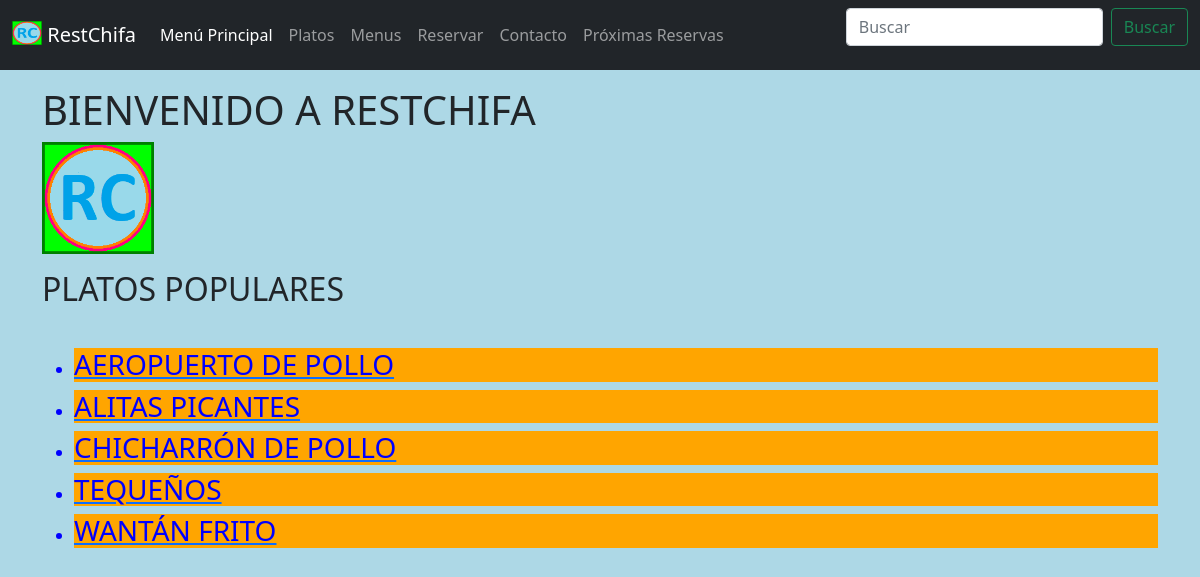
Page /restChifa/ on the committed database.
### restChifa/models.py (models this page shows, shortened)
class Dish(models.Model):
    pk_name = models.CharField(primary_key=True, max_length=200, blank = False, null = False)
    fk_type = models.ForeignKey(Dish_type, on_delete=models.CASCADE)
    fk_category = models.ForeignKey(Dish_category, on_delete=models.CASCADE)
    price = models.DecimalField(max_digits=10, decimal_places=2, blank = False, null = False)
    description = models.CharField(max_length=200)
    src_photo = models.ImageField(default='no_image.jpg')
    popular = models.IntegerField(default=0)
    class Meta:
        verbose_name_plural = "Dishes"

### restChifa/views.py (the view)
# urls.py: path('', views.index, name='index'),
def index(request):
    page_object = Common.get_paginator(request, Dish.objects.all().order_by('-popular', 'pk_name'))
    nav_index_active = "active"
    context = {
        "page_object": page_object,
        "nav_index_active": nav_index_active
        }
    return render(request, 'restChifa/index.html', context)

### restChifa/common.py (called while the page is built)
    def get_paginator(request, model, per_page=settings.PAGINATOR_PER_PAGE): #settings.PAGINATOR_PER_PAGE
        if request is None or model is None:
            return False
        return Paginator(model, per_page).get_page(request.GET.get("page"))

### restChifa/templates/restChifa/index.html (shortened to what this page needs)
{% include 'restChifa/navegation.html' %}
<div class="container my-3">
    <div class="row">
        <div class="col-sm-12 col-md-12 col-lg-12 col-xl-12">
            <h1>BIENVENIDO A RESTCHIFA</h1>
        </div>
    </div>
    <div class="row">
        <div class="col-sm-12 col-md-12 col-lg-12 col-xl-12">
            {% include 'restChifa/logo.html' %}
        </div>
    </div>
    <div class="row my-3">
        <div class="col-sm-12 col-md-12 col-lg-12 col-xl-12">
            <h2>PLATOS POPULARES</h2>
        </div>
    </div>
    {% if page_object.object_list %}
        <ul>
        {% for dish in page_object.object_list %}
            <div class="row">
                <div class="col-sm-12 col-md-12 col-lg-12 col-xl-12">
                    <a class="link-underline-primary" href="./dish/{{dish.pk_name}}"><li><h3>{{ dish.pk_name|upper }}</h3></li></a>
                </div>
            </div>
        {% endfor %}
        </ul>
    {% else %}
        <div class="row my-3">
            <div class="col-sm-12 col-md-12 col-lg-12 col-xl-12">
                <p>No hay platos.</p>
            </div>
        </div>
    {% endif %}
</div>

### restChifa/static/restChifa/css/main/index.css (style rules this page uses)
a li { color: blue; background-color: orange; }

### rows in the picture
Dish: pk_name "AEROPUERTO DE POLLO"
Dish: pk_name "ALITAS PICANTES"
Dish: pk_name "CHICHARRÓN DE POLLO"
Dish: pk_name "TEQUEÑOS"
Dish: pk_name "WANTÁN FRITO"
